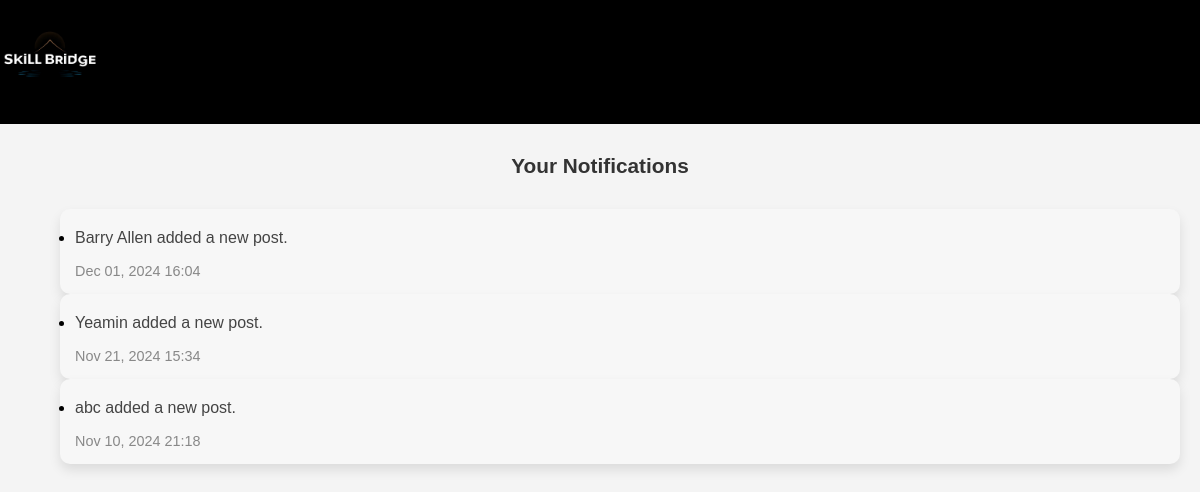
Screenshot of /notifications/ (signed in) with the database file from the repository.
### community/models.py (models this page shows, shortened)
class Notification(models.Model):
    user = models.ForeignKey(User, on_delete=models.CASCADE, related_name='notifications')
    notification = models.TextField()
    timestamp = models.DateTimeField(auto_now_add=True)

### community/views.py (the view)
# urls.py: path('notifications/', views.notifications, name='notifications'),
@login_required
def notifications(request):
    user_notifications = request.user.notifications.order_by('-timestamp')
    return render(request, 'notifications.html', {'notifications': user_notifications})

### templates/notifications.html (shortened to what this page needs)
{% load static %}
<!DOCTYPE html>
<html lang="en">
<head>
</head>
<body>
    <div class="header">
        <img src="{% static 'media/mainlogo.jpg' %}" alt="SKILL Logo">
    </div>
    <div class="notifications-section">
            <h2>Your Notifications</h2>
            <div class="notifications-grid">
                {% if notifications %}
                    <ul>
                        {% for notification in notifications %}
                        <div class="notification-card">
                            <li>
                                <p>{{ notification.notification }}</p>
                                <small>{{ notification.timestamp|date:"M d, Y H:i" }}</small>
                            </li>
                        </div>
                        {% endfor %}
                    </ul>
                {% else %}
                    <p>No notifications yet.</p>
                {% endif %}
            </div>
    </div>
</body>
</html>

### templates/notifications.html (style rules this page uses)
body { font-family: 'Montserrat', sans-serif; margin: 0; padding: 0; background-color: #f4f4f4; overflow-x: hidden; }
.header { background-color: #000000; padding: 10px 0; color: white; }
.header img { height: 100px; width: 100px; }
.notifications-section { margin-top: 30px; padding: 0 20px; text-align: left; }
.notifications-section h2 { font-size: 1.3rem; font-weight: bold; margin-bottom: 15px; color: #333; text-align: center; }
.notifications-grid { display: grid; grid-template-columns: 1fr; gap: 20px; margin: 0; }
.notification-card { background-color: #f7f7f7; border-radius: 10px; padding: 15px; text-align: left; box-shadow: 0 6px 12px rgba(0, 0, 0, 0.1); }
.notification-card p { margin-top: 5px; font-size: 1rem; color: #444; }
.notification-card small { display: block; margin-top: 5px; font-size: 0.9rem; color: #888; }

### rows the page displays
Notification: notification "Barry Allen added a new post.", timestamp "Dec 01, 2024 16:04"
Notification: notification "Yeamin added a new post.", timestamp "Nov 21, 2024 15:34"
Notification: notification "abc added a new post.", timestamp "Nov 10, 2024 21:18"
